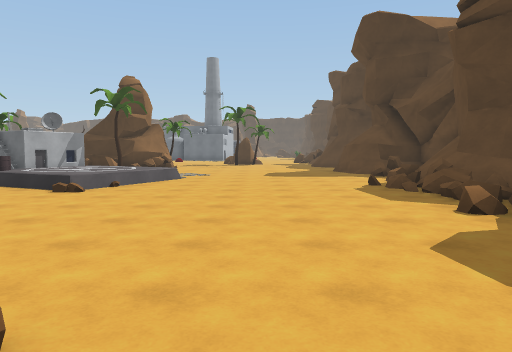
view 1 (above)

24 first-person views from a walk through a 3-D level made in the Unity game engine. The camera is 1.5 m above the floor, tilts 4° down and sees 70° across. The floor is counted in squares, 2 m on a side. Each view is taken from the middle of a square. On the plan, view 1 faces up. The plan holds only what a view shows up to about 11 squares ahead; the rest is blank. The place goes on beyond the plan. Some animated figures are left out.

view 2
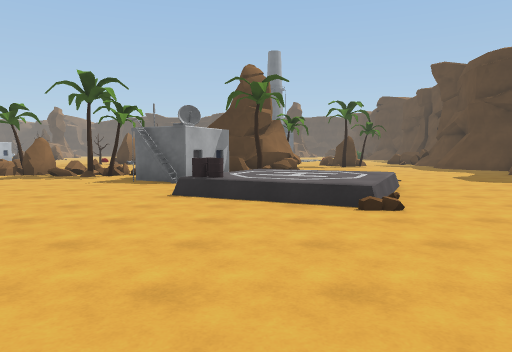

view 3
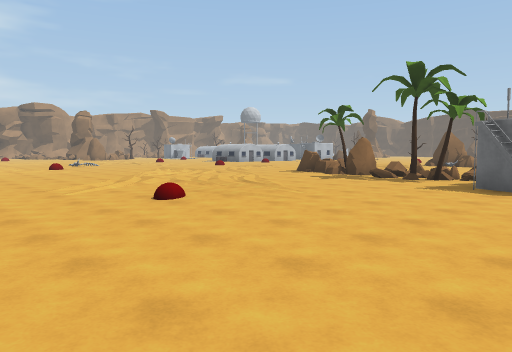

view 4
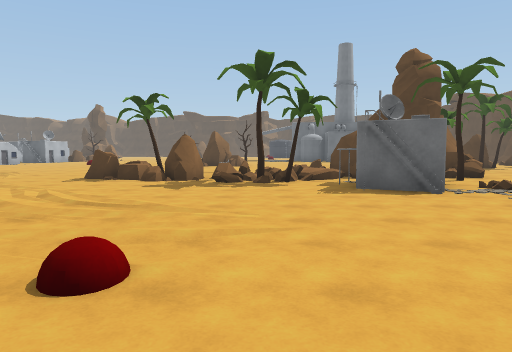

view 5
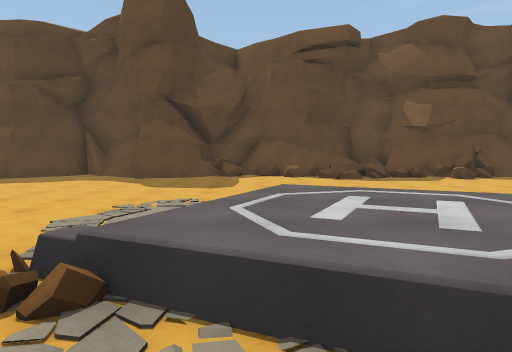

view 6
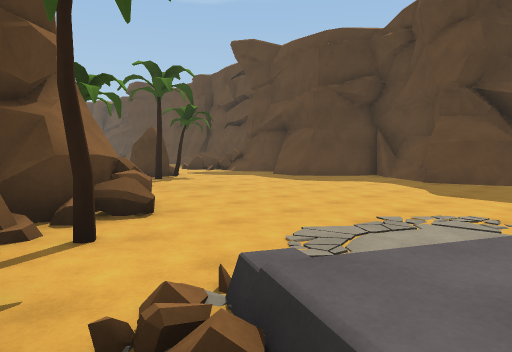

view 7
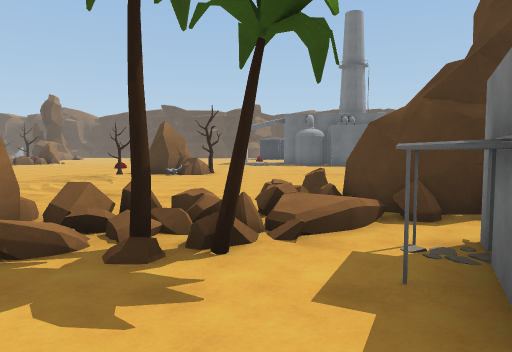

view 8
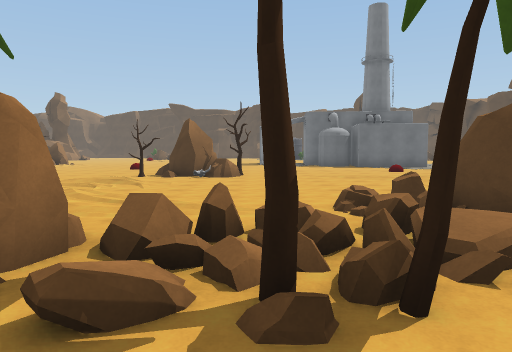

view 9
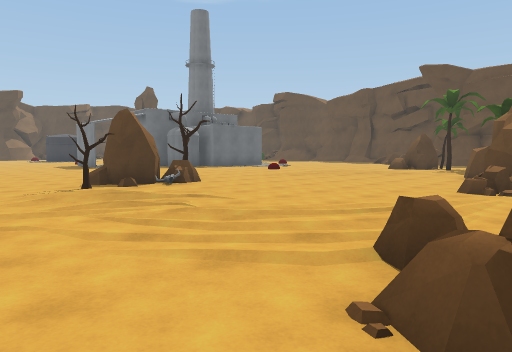

view 10
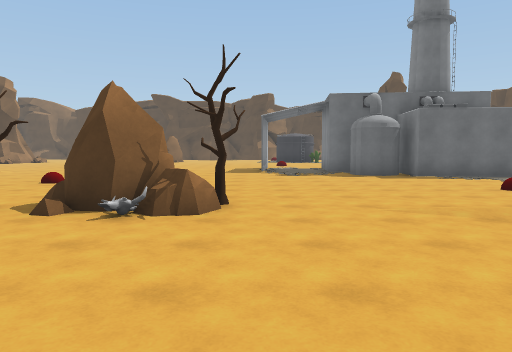

view 11
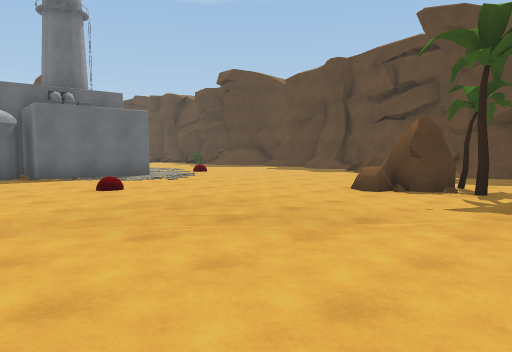

view 12
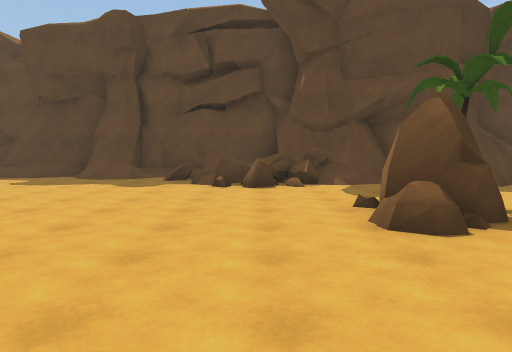

view 13
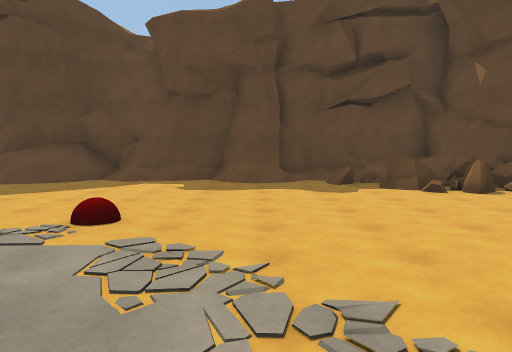

view 14
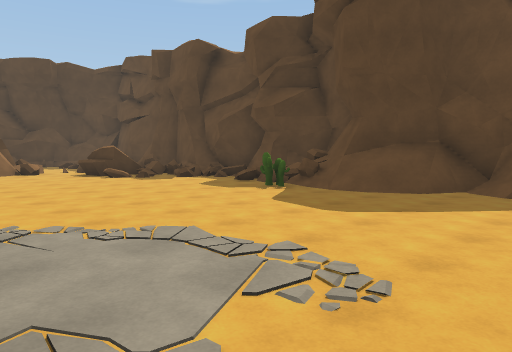

view 15
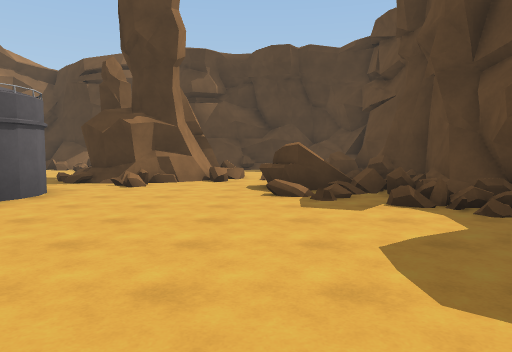

view 16
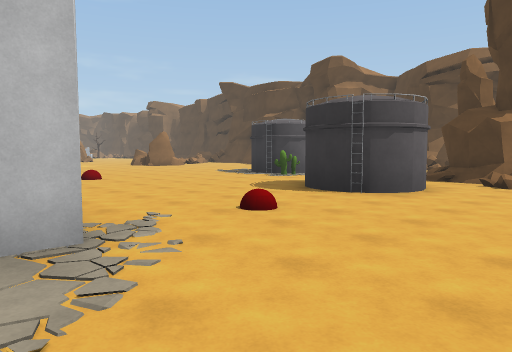

view 17
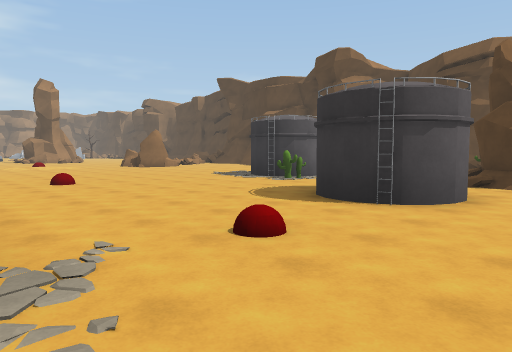

view 18
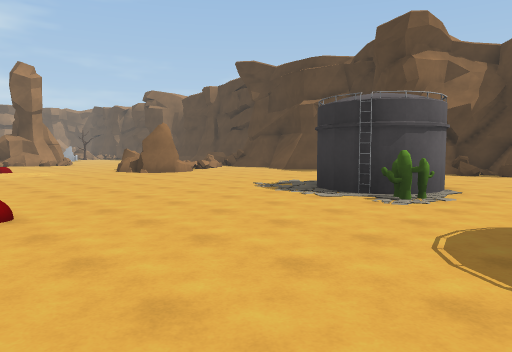

view 19
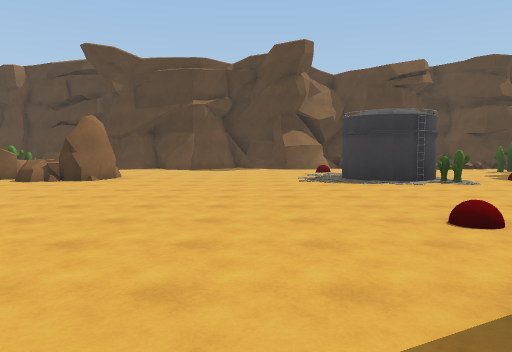

view 20
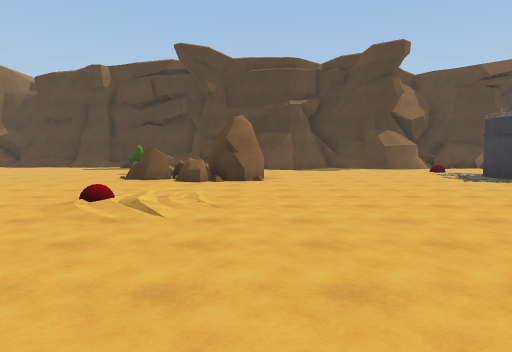

view 21
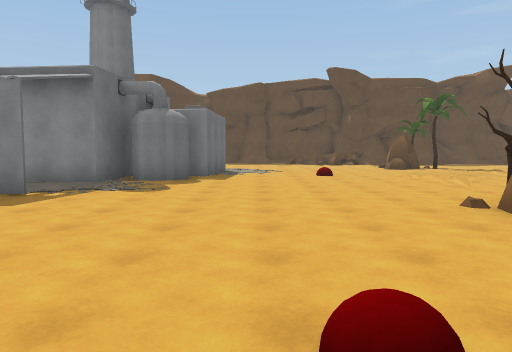

view 22
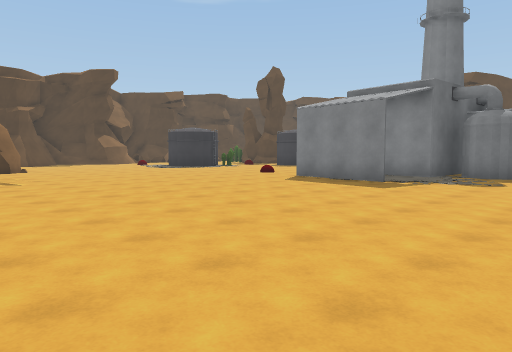

view 23
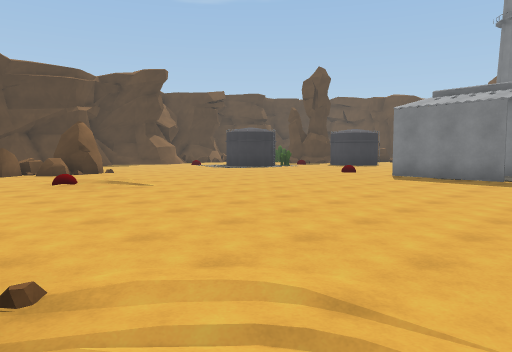

view 24
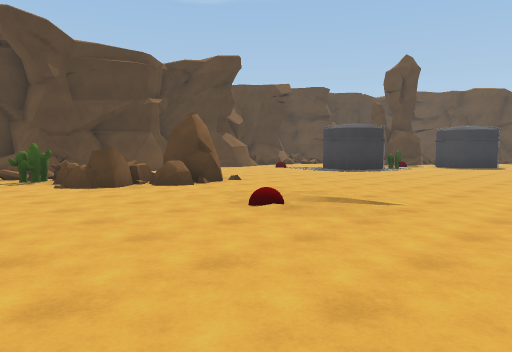

### Floor plan
Key: @ floor where view 1 was taken; # wall or solid block; x gap in a wall; . main floor; : floor 0.5 m higher than the main floor; + floor 0.75 m higher than the main floor; / step, stairs or slope; = window, fence, low wall or low ledge; ^ raised ledge; B building; R rock; T tree; C cactus; O other object.
Columns run from 21 left of view 1 to 6 right of it. Each row starts with its distance up from view 1.
 44   :==         ..
 43   CC          ..  O       #
 42 ...RR .......  ...#####. ^#
 41 ...RR##.....###... ###=. ##
 40 ....RRR..... ##C.  .=../ ##
 39 .................  ....=#=#
 38  ................. #.....=#
 37  .../.............##.....#=#
 36 ..../.....................##
 35 ..........................=#
 34 ..........................=#
 33 .........................C=#
 32   .........#  #    #...../##
 31  ..........# .#     .....//#
 30  R.........#..###   ....../#
 29  ..............##   ......##
 28  .............x### .......##
 27    ..............##........#
 26    .......................##
 25      ...................../#
 24       ..........:........=/#
 23        ..R..............=^/^
 22       ..TRT.............##/#
 21       ..................=#^^
 20       ..............RR../#
 19       ..............TT...#
 18       .................  #
 17      ...........#T......##
 16      ........R### ....../##
 15     ....R....#####......./#
 14     ...RTR#==#####......./#
 13      ....R=TTB# T.......###
 12      ........BBB........###
 11       .......BBB:........=#
 10       ..........::==.....=#
  9      ..........= ://..../=#
  8      ./........#=#=...../=#
  7     .............=....../+#
  6   ........:............./
  5   ......................=#
  4        .................##
  3             ...... ......#
  2                 .  ..... #
  1                     =..
  0                      @

Where each view was taken, in squares from view 1:
view 1: 0 up, 0 right, facing up
view 2: 2 up, 5 left, facing up
view 3: 3 up, 6 left, facing up-left
view 4: 4 up, 10 left, facing up
view 5: 10 up, 7 left, facing right
view 6: 10 up, 6 left, facing up-right
view 7: 10 up, 9 left, facing up
view 8: 11 up, 10 left, facing up
view 9: 14 up, 16 left, facing up-right
view 10: 17 up, 10 left, facing up
view 11: 17 up, 8 left, facing up-right
view 12: 22 up, 5 left, facing right
view 13: 26 up, 4 left, facing right
view 14: 28 up, 2 left, facing up-right
view 15: 32 up, 2 right, facing up
view 16: 31 up, 1 right, facing up-left
view 17: 32 up, 0 right, facing up-left
view 18: 34 up, 4 left, facing up-left
view 19: 31 up, 11 left, facing up
view 20: 31 up, 15 left, facing up
view 21: 26 up, 16 left, facing right
view 22: 26 up, 18 left, facing up-right
view 23: 28 up, 20 left, facing up-right
view 24: 33 up, 21 left, facing up-right
